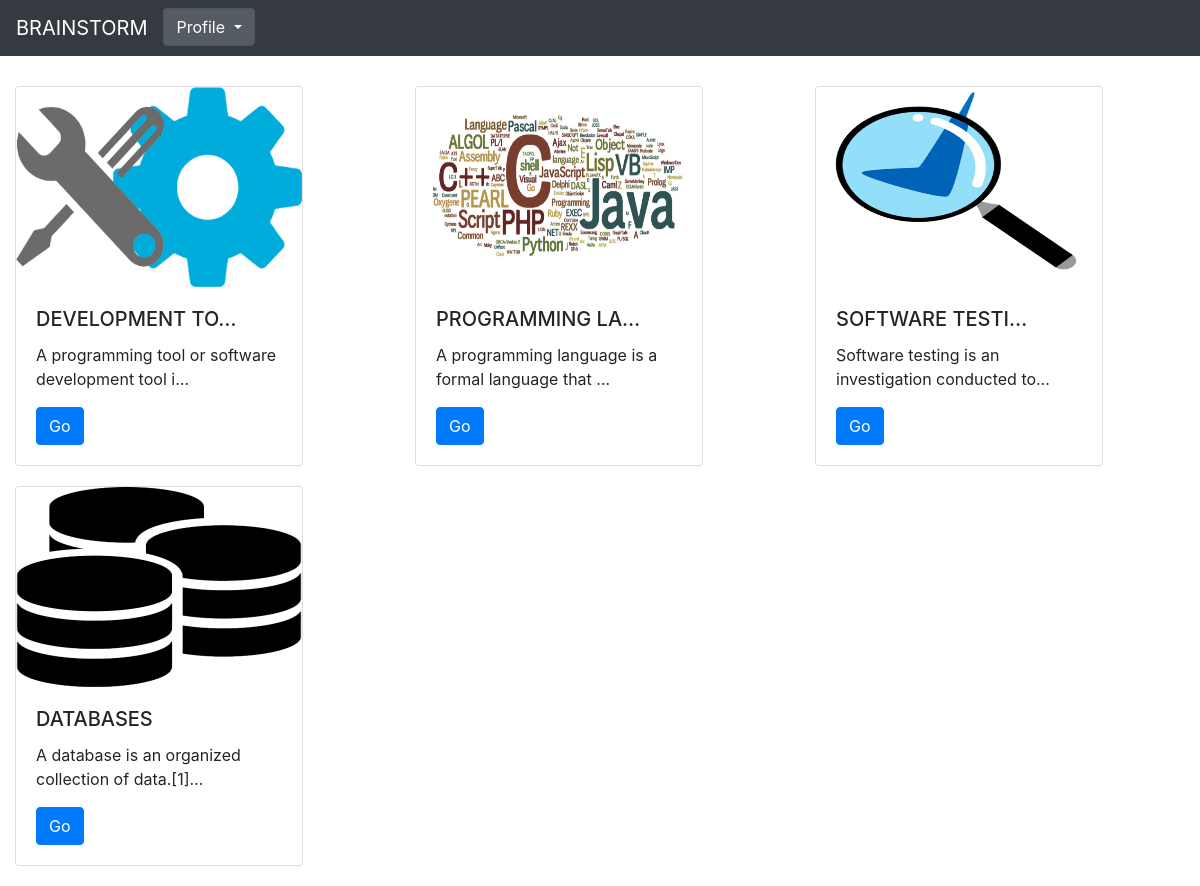
The app's page / (signed in) with its own data.
### category/models.py (models this page shows, shortened)
class Category(models.Model):
    name = models.CharField(max_length=30)
    description = models.TextField()
    image = models.ImageField(upload_to = 'category/static/image')

### category/views.py (the view)
# urls.py: path('', views.index, name='index'),
def index(request):
    if not request.user.is_authenticated:
        return render (request, 'category/authenticate.html', {'user': False})
    else:
        categories = Category.objects.all()
        return render (request, 'category/content.html', {'categories': categories, 'user': request.user})

### category/templates/category/content.html
{% extends "category/layout.html"%}
{%block content%}
{%if categories %}
<div class="container-fluid">
    <div class="row">
        {%for category in categories%}
        <div class="col-sm" style="margin-bottom: 20px">
        <div class="card" style="width: 18rem;">
            {% with image=category.image %}
            <img class="card-img-top" src="{{image|cut:'category/'}}" alt="Card image cap" style="height: 200px">
            {% endwith %}
            <div class="card-body">
                <h5 class="card-title">{{category.name | upper | truncatechars:15}}</h5>
                <p class="card-text">{{category.description | truncatechars:50}}</p>
                <a href="{% url 'detail' category.id %}" class="btn btn-primary">Go</a>
            </div>
        </div>
        </div>
        {%endfor%}
    </div>
</div>
{% endif%}
{%endblock%}

### records on screen
Category: image (picture), name "DEVELOPMENT TO…", description "A programming tool or software development tool i…"
Category: image (picture), name "PROGRAMMING LA…", description "A programming language is a formal language that …"
Category: image (picture), name "SOFTWARE TESTI…", description "Software testing is an investigation conducted to…"
Category: image (picture), name "DATABASES", description "A database is an organized collection of data.[1]…"
